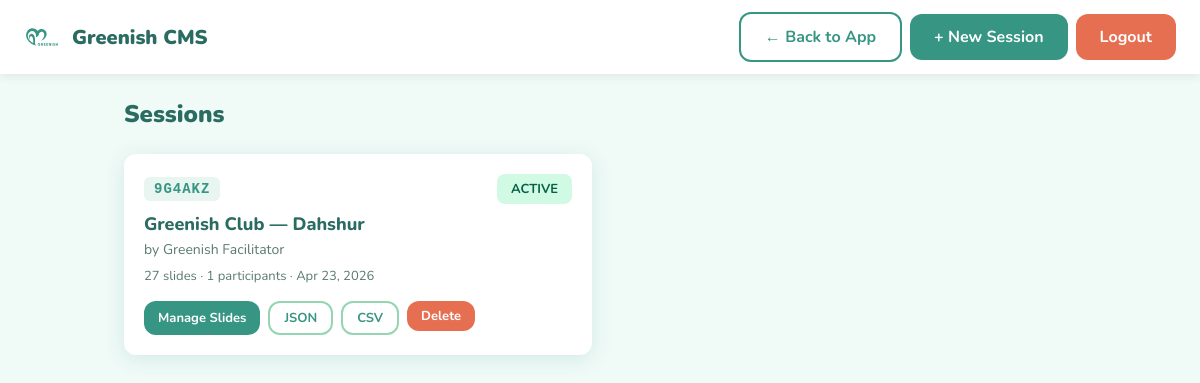
/session/cms/ (signed in), run on an earlier commit of the app's database.
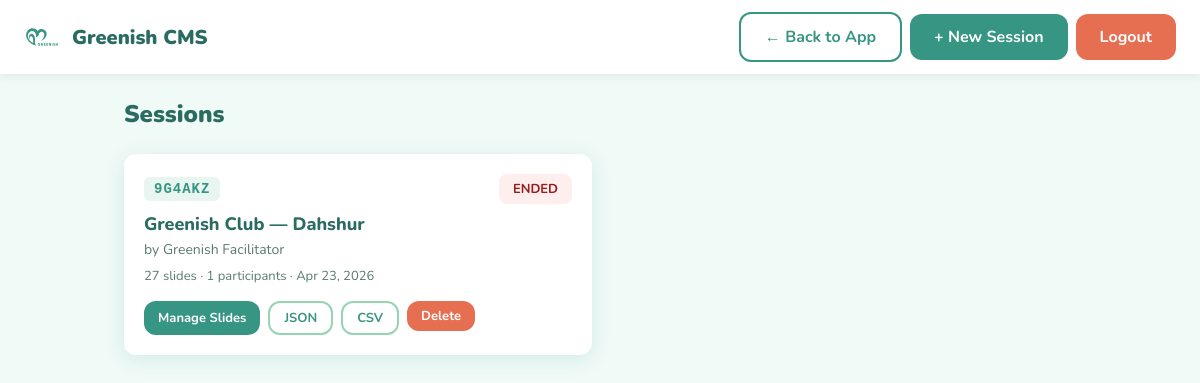
And on a later commit of the database.
### session/models.py (models this page shows, shortened)
class Session(models.Model):
    STATUS_CHOICES = [
        ('waiting', 'Waiting'),
        ('active', 'Active'),
        ('ended', 'Ended'),
    ]
    code = models.CharField(max_length=6, unique=True, default=generate_session_code)
    title = models.CharField(max_length=255)
    facilitator_name = models.CharField(max_length=100, blank=True, default='')
    facilitator_password = models.CharField(max_length=128, blank=True, default='')
    status = models.CharField(max_length=10, choices=STATUS_CHOICES, default='waiting')
    current_slide_index = models.PositiveIntegerField(default=0)
    activity_active = models.BooleanField(default=False)
    show_answers_at = models.DateTimeField(null=True, blank=True)
    created_at = models.DateTimeField(auto_now_add=True)

### session/cms_views.py (the view)
# urls.py: path('cms/', cms_views.cms_sessions, name='cms_sessions'),
@never_cache
@staff_member_required(login_url='/session/cms/login/')
def cms_sessions(request):
    sessions = Session.objects.all().order_by('-created_at')
    owned_code = request.session.get('owned_session')
    if owned_code:
        try:
            Session.objects.get(code=owned_code)
        except Session.DoesNotExist:
            owned_code = None
    return render(request, 'session/cms/sessions.html', {'sessions': sessions, 'owned_session': owned_code})

### session/templates/session/cms/sessions.html (shortened to what this page needs)
<!DOCTYPE html>
<html lang="en">
<head>
    <link rel="stylesheet" href="/static/css/session.css?v=6">
    <link rel="stylesheet" href="/static/css/cms.css?v=6">
</head>
<body class="cms-page">
    <header class="cms-header">
        <div class="cms-header-left">
            <img src="/static/img/logo.svg?v=6" alt="Greenish" class="cms-logo">
            <h1>Greenish CMS</h1>
        </div>
        <div class="cms-header-right">
            <a href="/session/" class="btn btn-secondary">← Back to App</a>
            <a href="/session/create/" class="btn btn-primary">+ New Session</a>
            <a href="{% url 'cms_logout' %}" class="btn btn-danger">Logout</a>
        </div>
    </header>
    <main class="cms-main">
        <div class="cms-section-header">
            <h2>Sessions</h2>
        </div>
        {% if sessions %}
        <div class="cms-sessions-grid">
            {% for session in sessions %}
            <div class="cms-session-card">
                <div class="session-card-header">
                    <span class="session-code">{{ session.code }}</span>
                    <span class="session-status status-{{ session.status }}">{{ session.get_status_display }}</span>
                </div>
                <h3 class="session-card-title">{{ session.title }}</h3>
                <p class="session-card-facilitator">by {{ session.facilitator_name }}</p>
                <p class="session-card-meta">
                    {{ session.slides.count }} slides &middot;
                    {{ session.participants.count }} participants &middot;
                    {{ session.created_at|date:"M d, Y" }}
                </p>
                <div class="session-card-actions">
                    <a href="{% url 'cms_slides' code=session.code %}" class="btn btn-primary btn-small">Manage Slides</a>
                    <a href="{% url 'cms_export' code=session.code %}" class="btn btn-outline btn-small">JSON</a>
                    <a href="{% url 'cms_export_csv' code=session.code %}" class="btn btn-outline btn-small">CSV</a>
                    <form method="post" action="{% url 'cms_delete_session' code=session.code %}" style="display:inline;" onsubmit="return confirm('Delete session {{ session.code }}? This cannot be undone.');">
                        <button type="submit" class="btn btn-danger btn-small">Delete</button>
                    </form>
                </div>
            </div>
            {% endfor %}
        </div>
        {% endif %}
    </main>
</body>
</html>

What changed in the data, as far as the page shows it:
changed Session "Greenish Club — Dahshur": status "ACTIVE" → "ENDED"
